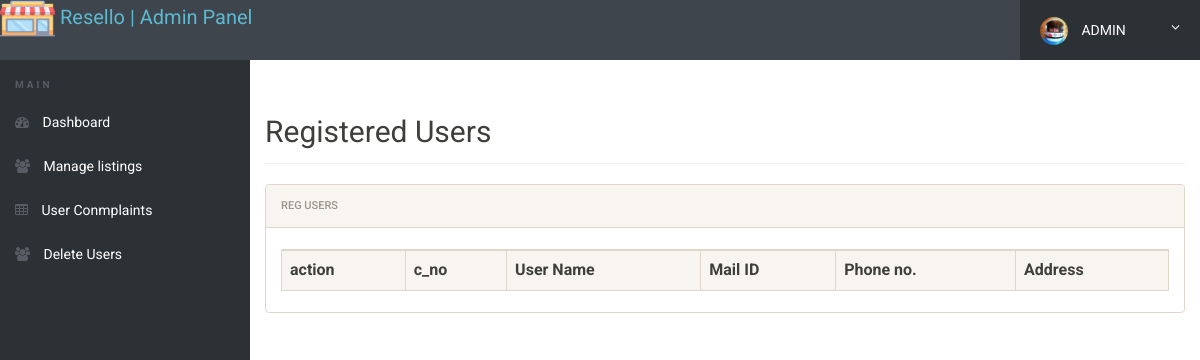
The app's page /reg-users.php, older data.
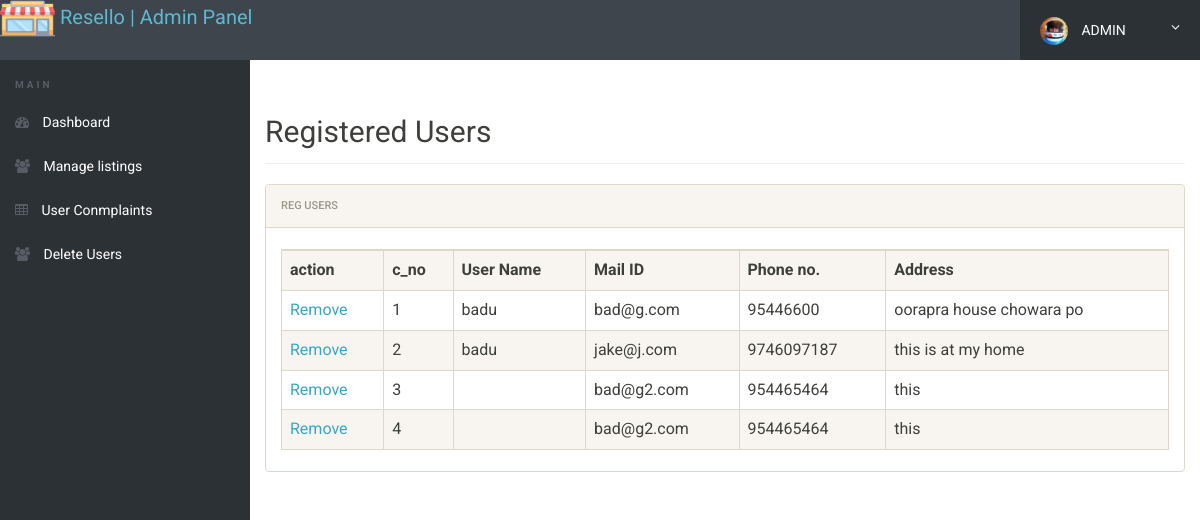
The same page, newer data.
### tables this page shows
CREATE TABLE `users` (
  `name` text NOT NULL,
  `email` text NOT NULL,
  `password` text NOT NULL,
  `Number` text NOT NULL,
  `address` text NOT NULL,
  `lat` float NOT NULL,
  `longi` float NOT NULL,
  `uid` int(11) NOT NULL
);

### reg-users.php (the view, shortened to what this page needs)
<!doctype html>
<html lang="en" class="no-js">
<head>
	<link rel="stylesheet" href="css/font-awesome.min.css">
	<link rel="stylesheet" href="css/bootstrap.min.css">
	<link rel="stylesheet" href="css/dataTables.bootstrap.min.css">
	<link rel="stylesheet" href="css/bootstrap-social.css">
	<link rel="stylesheet" href="css/bootstrap-select.css">
	<link rel="stylesheet" href="css/fileinput.min.css">
	<link rel="stylesheet" href="css/awesome-bootstrap-checkbox.css">
	<link rel="stylesheet" href="css/style.css">
</head>
<body>
	<?php include('includes/header.php');
	include 'con22.php';
	?>
	<div class="ts-main-content">
		<?php include('includes/leftbar.php');?>
		<div class="content-wrapper">
			<div class="container-fluid">
				<div class="row">
					<div class="col-md-12">
						<h2 class="page-title">Registered Users</h2>
						<div class="panel panel-default">
							<div class="panel-heading">Reg Users</div>
							<div class="panel-body">
							<?php
								$sql="SELECT * FROM `users` ";
								$result=mysqli_query($conn,$sql);
								if(true)
  								{
							?>
							<table id="zctb" class="display table table-striped table-bordered table-hover" cellspacing="0" width="100%">
									<tr>	<th>action</th>
  										<th>c_no</th>
  										<th>User Name</th>
  										<th>Mail ID</th>
 										<th>Phone no.</th>
  										<th>Address</th>
									</tr>
									<?php
  										while($row=mysqli_fetch_assoc($result))
  										{		?>
	 								 		<tr>	<td><a href="deleteuseradmin.php?id= <?php echo $row["uid"];  ?>"> Remove</a></td>
		  										<td><?php echo $row["uid"];?></td>
		 										<td><?php echo $row["name"];?></td>
		 										<td><?php echo $row["email"];?></td>
		  										<td><?php echo $row["Number"];?></td>
		  										<td><?php echo $row["address"];?></td>
											</tr>
											<?php
  										}
									}
									?>
							</table>
						</div>
						</div>
					</div>
				</div>
			</div>
		</div>
	</div>
</body>
</html>

Row changes from the older to the newer data that the page shows:
added users: uid "1", name "badu", email "bad@g.com", Number "95446600", address "oorapra house chowara po"
added users: uid "2", name "badu", email "jake@j.com", Number "9746097187", address "this is at my home"
added users: uid "3", email "bad@g2.com", Number "954465464", address "this"
added users: uid "4", email "bad@g2.com", Number "954465464", address "this"
